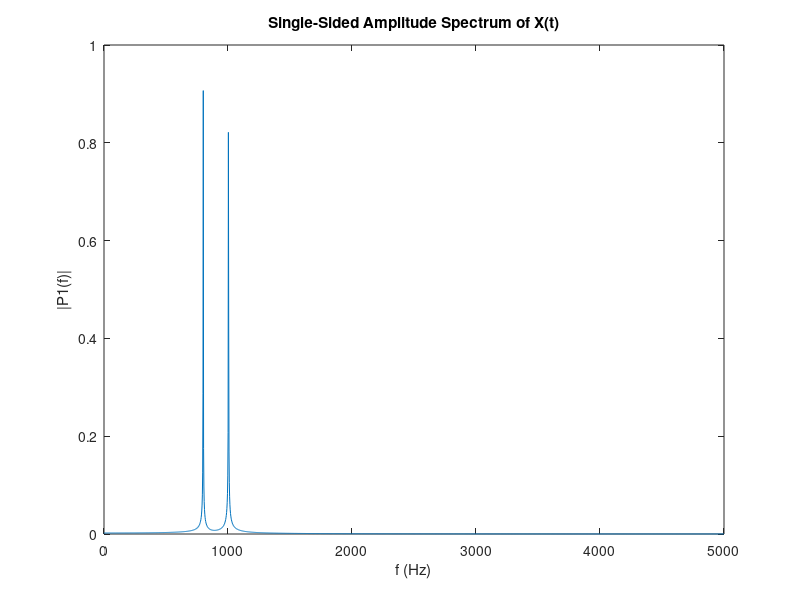

Here is the MATLAB script that generated this plot:
fs = 10000; % Sampling frequency (samples per second) 
dt = 1/fs; % seconds per sample 
StopTime = 0.4096; % seconds 
t = (0:dt:StopTime); % seconds 
F = 1004; % Sine wave frequency (hertz) 
data = sin(2*pi*F*t) + sin(2*pi*800*t);

FID = fopen('samples.txt', 'w');
if FID == -1, error('Cannot create file.'); end
fprintf(FID, '%f,\n', data);
fclose(FID);

plot(t,data);
Y = fft(data)

P2 = abs(Y/length(t));
P1 = P2(1:length(t)/2+1)
P1(2:end-1) = 2*P1(2:end-1);

f = fs*(0:(length(t))/2)/length(t);

FID = fopen('f.txt', 'w');
if FID == -1, error('Cannot create file.'); end
fprintf(FID, '%f\n', f);
fclose(FID);

plot(f,P1) 
title('Single-Sided Amplitude Spectrum of X(t)')
xlabel('f (Hz)')
ylabel('|P1(f)|')